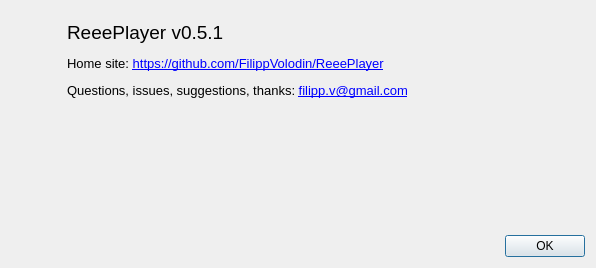
<?xml version="1.0" encoding="UTF-8"?>
<ui version="4.0">
 <class>AboutWindow</class>
 <widget class="QDialog" name="AboutWindow">
  <property name="geometry">
   <rect>
    <x>0</x>
    <y>0</y>
    <width>596</width>
    <height>268</height>
   </rect>
  </property>
  <property name="windowTitle">
   <string>About ReeePlayer</string>
  </property>
  <layout class="QVBoxLayout" name="verticalLayout">
   <item>
    <layout class="QHBoxLayout" name="horizontalLayout">
     <item>
      <layout class="QVBoxLayout" name="verticalLayout_2">
       <property name="leftMargin">
        <number>10</number>
       </property>
       <property name="topMargin">
        <number>10</number>
       </property>
       <property name="rightMargin">
        <number>10</number>
       </property>
       <property name="bottomMargin">
        <number>10</number>
       </property>
       <item>
        <widget class="QLabel" name="label">
         <property name="text">
          <string>&lt;html&gt;&lt;head/&gt;&lt;body&gt;&lt;p&gt;&lt;img src=&quot;:/Images/Resources/logo_192x192.png&quot;/&gt;&lt;/p&gt;&lt;/body&gt;&lt;/html&gt;</string>
         </property>
        </widget>
       </item>
       <item>
        <spacer name="verticalSpacer">
         <property name="orientation">
          <enum>Qt::Vertical</enum>
         </property>
         <property name="sizeHint" stdset="0">
          <size>
           <width>20</width>
           <height>40</height>
          </size>
         </property>
        </spacer>
       </item>
      </layout>
     </item>
     <item>
      <layout class="QVBoxLayout" name="verticalLayout_3">
       <property name="leftMargin">
        <number>10</number>
       </property>
       <property name="topMargin">
        <number>10</number>
       </property>
       <property name="rightMargin">
        <number>10</number>
       </property>
       <property name="bottomMargin">
        <number>10</number>
       </property>
       <item>
        <widget class="QLabel" name="label_2">
         <property name="sizePolicy">
          <sizepolicy hsizetype="Expanding" vsizetype="Preferred">
           <horstretch>0</horstretch>
           <verstretch>0</verstretch>
          </sizepolicy>
         </property>
         <property name="text">
          <string>&lt;html&gt;&lt;head/&gt;&lt;body&gt;&lt;p&gt;&lt;span style=&quot; font-size:14pt;&quot;&gt;ReeePlayer v0.5.1&lt;/span&gt;&lt;/p&gt;&lt;p&gt;&lt;span style=&quot; font-size:10pt;&quot;&gt;Home site: &lt;/span&gt;&lt;a href=&quot;https://github.com/FilippVolodin/ReeePlayer&quot;&gt;&lt;span style=&quot; font-size:10pt; text-decoration: underline; color:#0000ff;&quot;&gt;https://github.com/FilippVolodin/ReeePlayer&lt;/span&gt;&lt;/a&gt;&lt;/p&gt;&lt;p&gt;&lt;span style=&quot; font-size:10pt;&quot;&gt;Questions, issues, suggestions, thanks: &lt;/span&gt;&lt;a href=&quot;mailto:filipp.v@gmail.com&quot;&gt;&lt;span style=&quot; font-size:10pt; text-decoration: underline; color:#0000ff;&quot;&gt;filipp.v@gmail.com&lt;/span&gt;&lt;/a&gt;&lt;/p&gt;&lt;p&gt;&lt;br/&gt;&lt;/p&gt;&lt;/body&gt;&lt;/html&gt;</string>
         </property>
         <property name="openExternalLinks">
          <bool>true</bool>
         </property>
         <property name="textInteractionFlags">
          <set>Qt::LinksAccessibleByMouse|Qt::TextSelectableByMouse</set>
         </property>
        </widget>
       </item>
       <item>
        <spacer name="verticalSpacer_2">
         <property name="orientation">
          <enum>Qt::Vertical</enum>
         </property>
         <property name="sizeHint" stdset="0">
          <size>
           <width>20</width>
           <height>40</height>
          </size>
         </property>
        </spacer>
       </item>
      </layout>
     </item>
    </layout>
   </item>
   <item>
    <widget class="QDialogButtonBox" name="buttonBox">
     <property name="orientation">
      <enum>Qt::Horizontal</enum>
     </property>
     <property name="standardButtons">
      <set>QDialogButtonBox::Ok</set>
     </property>
     <property name="centerButtons">
      <bool>false</bool>
     </property>
    </widget>
   </item>
  </layout>
 </widget>
 <resources>
  <include location="mainwindow.qrc"/>
 </resources>
 <connections>
  <connection>
   <sender>buttonBox</sender>
   <signal>accepted()</signal>
   <receiver>AboutWindow</receiver>
   <slot>accept()</slot>
   <hints>
    <hint type="sourcelabel">
     <x>248</x>
     <y>254</y>
    </hint>
    <hint type="destinationlabel">
     <x>157</x>
     <y>274</y>
    </hint>
   </hints>
  </connection>
  <connection>
   <sender>buttonBox</sender>
   <signal>rejected()</signal>
   <receiver>AboutWindow</receiver>
   <slot>reject()</slot>
   <hints>
    <hint type="sourcelabel">
     <x>316</x>
     <y>260</y>
    </hint>
    <hint type="destinationlabel">
     <x>286</x>
     <y>274</y>
    </hint>
   </hints>
  </connection>
 </connections>
</ui>
